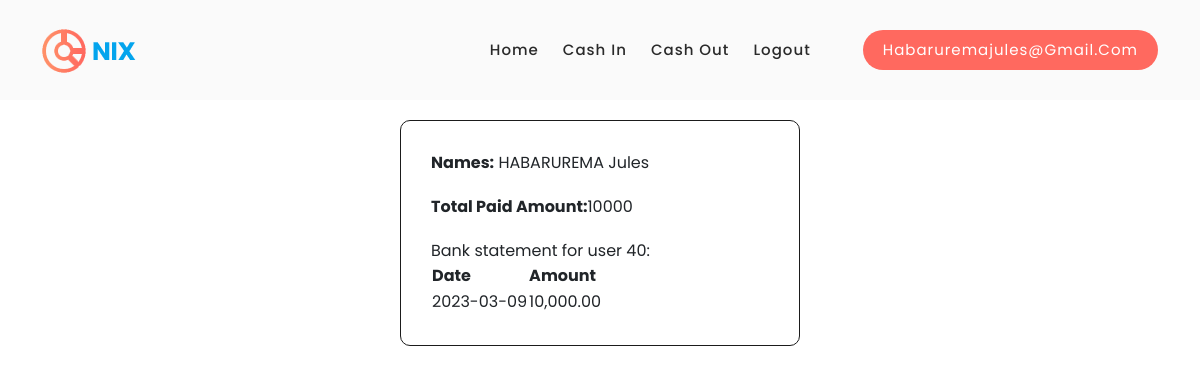
Page /Customers/totalamountin.php (signed in) on the committed database.
### tables this page shows
CREATE TABLE `customers` (
  `customerID` int(11) NOT NULL,
  `names` varchar(250) NOT NULL,
  `phone` int(10) NOT NULL,
  `address` varchar(250) NOT NULL DEFAULT 'UR student',
  `registedDate` date NOT NULL DEFAULT current_timestamp(),
  `Email` varchar(100) NOT NULL,
  `Password` varchar(12) NOT NULL
);

CREATE TABLE `payment` (
  `customerID` int(6) NOT NULL,
  `amount` int(6) NOT NULL,
  `paymentDate` date NOT NULL DEFAULT current_timestamp(),
  `PaymentID` int(11) NOT NULL
);

### Customers/totalamountin.php (the view, shortened to what this page needs)
<?php
include "nav.php";
$servername = "localhost";
$username = "root";
$password = "";
$dbname = "habarurema_jules_221003981";
try {
    $conn = new PDO("mysql:host=$servername;dbname=$dbname", $username, $password);
    $conn->setAttribute(PDO::ATTR_ERRMODE, PDO::ERRMODE_EXCEPTION);
} catch(PDOException $e) {
    echo "Connection failed: " . $e->getMessage();
}
$stmt = $conn->prepare("SELECT * FROM customers WHERE customerID = :id");
$stmt2 = $conn->prepare("SELECT SUM(`amount`) FROM payment where customerID = :id");
$stmt->bindParam(':id', $id);
$stmt2->bindParam(':id', $id);
$stmt->execute();
$stmt2->execute();
$row = $stmt->fetch(PDO::FETCH_ASSOC);
$row2 = $stmt2->fetch(PDO::FETCH_ASSOC);
?>
<html>
  <head>
    <link rel="stylesheet" href="from.css">
  </head>
  <body>
  <br><br><br><br><br>
    <div class="form-container" >
      <form id="contact-form" method="post" >
        <div class="form-group">
          <label for="name"><b>Names:</b> <?php echo $row['names'];?></label>
        </div>
        <div class="form-group">
          <label for="email"><b>Total Paid Amount:</b><?php echo $row2['SUM(`amount`)']?></label>
        </div>
        <?php
    $user_id = $row['customerID'];
$stmt = $conn->prepare("SELECT * FROM payment WHERE customerID = ?");
$stmt->execute([$user_id]);
$transactions = $stmt->fetchAll(PDO::FETCH_ASSOC);
$table_html = '<table>';
$table_html .= '<tr><th>Date</th><th>Amount</th></tr>';
foreach ($transactions as $transaction) {
    $date = date('Y-m-d', strtotime($transaction['paymentDate']));
    $amount = number_format($transaction['amount'], 2);
    $table_html .= "<tr><td>$date</td><td> $amount</td></tr>";
}
$table_html .= '</table>';
echo "Bank statement for user $user_id:<br>";
echo $table_html
    ?>
      </form>
    </div>
</body>
</html>

### Customers/assets/css/templatemo-onix-digital.css (style rules this page uses)
html, body, div, span, applet, object, iframe, h1, h2, h3, h4, h5, h6, p, blockquote, div pre, a, abbr, acronym, address, big, cite, code, del, dfn, em, font, img, ins, kbd, q, s, samp, small, strike, strong, sub, sup, tt, var, b, u, i, center, dl, dt, dd, ol, ul, li, figure, header, nav, section, article, aside, footer, figcaption { margin: 0; padding: 0; border: 0; outline: 0; }
* { box-sizing: border-box; }
html, body { font-family: 'Poppins', sans-serif; font-weight: 400; background-color: #fff; -ms-text-size-adjust: 100%; -webkit-font-smoothing: antialiased; -moz-osx-font-smoothing: grayscale; }
html, body { background: #fff; font-family: 'Poppins', sans-serif; }

### Customers/from.css (style rules this page uses)
.form-container { width: 400px; margin: 0 auto; padding: 30px; border: 1px solid #1b1b1b; border-radius: 10px; }
.form-group { margin-bottom: 20px; }

### rows in the picture
customers: names "HABARUREMA Jules", customerID "40"
payment: paymentDate "2023-03-09", amount "10,000.00"

### other values in the picture
$_SESSION["Email"] "Habaruremajules@gmail.com"
$row2['SUM(`amount`)'] "10000"
